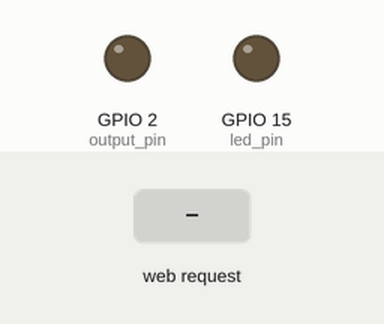
The sketch below on a simulated ESP8266 (NodeMCU). Shown: output pins drawn as LEDs (lit = HIGH). Inputs (shaded band) come from the test bench. WiFi joins after 1.5 s; servers stay silent unless stated; what the sketch prints to the serial monitor is not drawn.

Above: at 2.7 s.
2.8 s: HTTP request GET /on received
At 3.7 s:
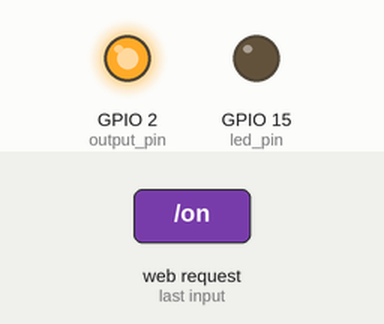
4.3 s: HTTP request GET /ledon received
At 4.9 s:
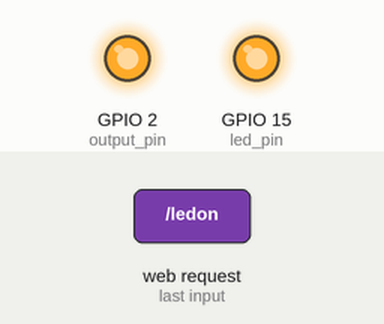
5.8 s: HTTP request GET /off received
At 6.1 s:
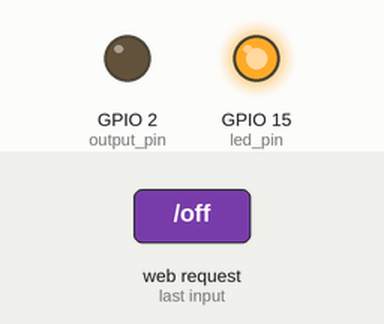
Timing chart, 0 to 8.8 s (numbered marks = the images above; inputs shaded):
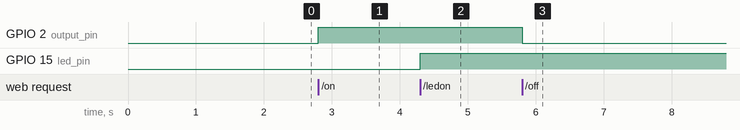

The sketch:

switch_on_off.ino
```cpp
#include <ESP8266WiFi.h>

String i = "";
const char* ssid = "TamilZorous";
const char* password = "TZ@12477";

WiFiServer server(80);

// Pin
int output_pin = 2;
int led_pin = 15;  // LED control pin

void setup() {
  // Start Serial
  Serial.begin(115200);
  delay(10);

  // Prepare GPIO5
  pinMode(output_pin, OUTPUT);
  digitalWrite(output_pin, 0);

  pinMode(led_pin, OUTPUT);
  digitalWrite(led_pin, LOW);

  Serial.println();
  Serial.println();
  Serial.print("Connecting to ");
  Serial.println(ssid);

  WiFi.begin(ssid, password);

  while (WiFi.status() != WL_CONNECTED) {
    Serial.print(".");
    delay(500);
  }
  Serial.println("");
  Serial.println("WiFi connected");

  Serial.println("Initialization complete.");
  Serial.print("Server IP address: ");
  Serial.println(WiFi.localIP());

  server.begin();
  Serial.print("Server started, URL: ");
  Serial.println(WiFi.localIP());
}

void loop() {
  WiFiClient client = server.available();
  if (!client) {
    return;
  }

  while (!client.available()) {
    delay(1);
  }

  String req = client.readStringUntil('\r');
  client.flush();

  if (req.indexOf("/on") != -1) {
    i = "1";
  } else if (req.indexOf("/off") != -1) {
    i = "0";
  } else if (req.indexOf("/ledon") != -1) {
    i = "11";
  } else if (req.indexOf("/ledoff") != -1) {
    i = "22";
  } else {
    // Default response for the root URL
    i = "";
  }

  if (i == "1") {
    digitalWrite(output_pin, 1);
    Serial.println("Bulb ON");
  } else if (i == "0") {
    digitalWrite(output_pin, 0);
    Serial.println("Bulb OFF");
  } else if (i == "11") {
    digitalWrite(led_pin, 1);
    Serial.println("LED ON");
  } else if (i == "22") {
    digitalWrite(led_pin, 0);
    Serial.println("LED OFF");
  }

  client.flush();

  String s = "HTTP/1.1 200 OK\r\nContent-Type: text/html\r\n\r\n";
  s += "<!DOCTYPE html>";
  s += "<html lang=\"en\">";
  s += "<head>";
  s += "<meta charset=\"UTF-8\">";
  s += "<meta name=\"viewport\" content=\"width=device-width, initial-scale=1\">";
  s += "<title>Relay and LED Control</title>";
  s += "<link rel=\"stylesheet\" href=\"https://maxcdn.bootstrapcdn.com/bootstrap/3.3.4/css/bootstrap.min.css\">";
  s += "<style>";
  s += "body { padding-top: 50px; }";
  s += ".btn-container { text-align: center; }";
  s += ".btn-container .btn { margin: 10px; width: 150px; font-size: 18px; color: white; }";
  s += ".btn-container .btn-on { background-color: #5cb85c; border-color: #4cae4c; }";
  s += ".btn-container .btn-off { background-color: #d9534f; border-color: #d43f3a; }";
  s += ".btn-container .btn-led-on { background-color: #5cb85c; border-color: #4cae4c; }";
  s += ".btn-container .btn-led-off { background-color: #d9534f; border-color: #d43f3a; }";
  s += "</style>";
  s += "</head>";
  s += "<body>";
  s += "<div class=\"container\">";
  s += "<h1 class=\"text-center\">Bulb Control Using Relay and LED Control</h1>";
  s += "<div class=\"btn-container\">";
  s += "<button class=\"btn btn-lg btn-danger btn-off\" onclick=\"off()\">Bulb ON</button>";
  s += "<button class=\"btn btn-lg btn-success btn-on\" onclick=\"on()\">Bulb OFF</button>";
  s += "<br>";
  s += "<button class=\"btn btn-lg btn-success btn-led-on\" onclick=\"ledon()\">LED ON</button>";
  s += "<button class=\"btn btn-lg btn-danger btn-led-off\" onclick=\"ledoff()\">LED OFF</button>";
  s += "</div>";
  s += "</div>";
  s += "<script src=\"https://ajax.googleapis.com/ajax/libs/jquery/1.12.4/jquery.min.js\"></script>";
  s += "<script>";
  s += "function on() {$.get(\"/on\");}";
  s += "function off() {$.get(\"/off\");}";
  s += "function ledon() {$.get(\"/ledon\");}";
  s += "function ledoff() {$.get(\"/ledoff\");}";
  s += "</script>";
  s += "</body>";
  s += "</html>";

  client.print(s);
  delay(1);
}
```

Measured:
- after the input at 2.8 s, GPIO 2 (output_pin): LOW → HIGH at once
- after the input at 4.3 s, GPIO 15 (led_pin): LOW → HIGH at once
- after the input at 5.8 s, GPIO 2 (output_pin): HIGH → LOW at once
